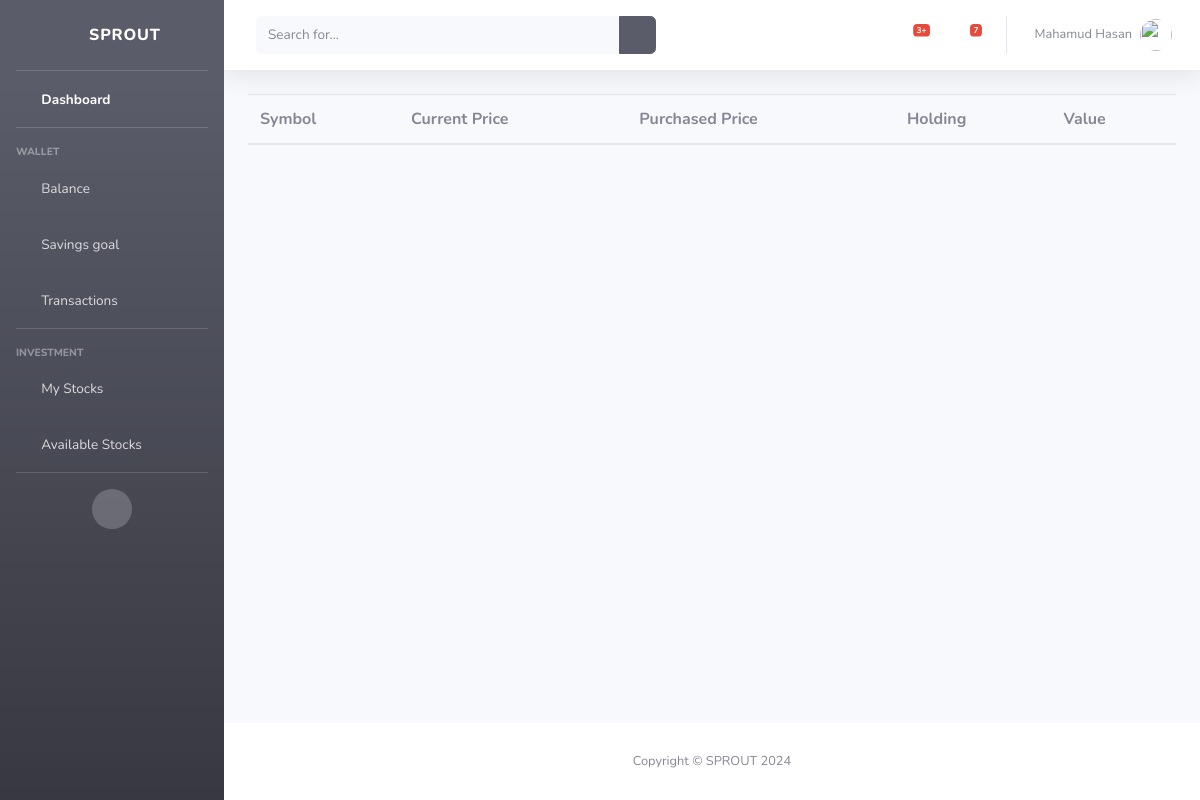
The app's page /stock/user_stocks/ (signed in), older data.
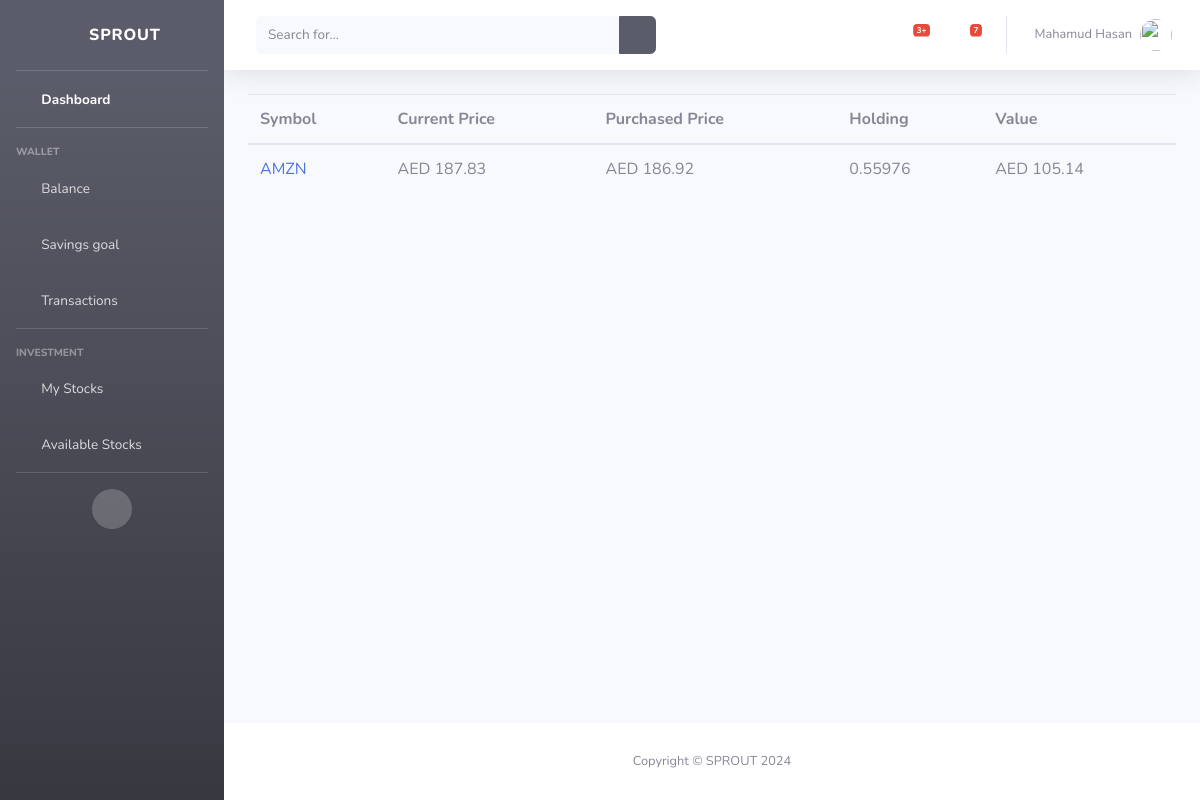
The same page, newer data.
### stock/models.py (models this page shows, shortened)
class Investment(models.Model):
    user = models.ForeignKey(User, on_delete=models.CASCADE)
    stock_symbol = models.OneToOneField(Stock, on_delete=models.CASCADE)
    shares = models.DecimalField(max_digits=10, decimal_places=5)
    purchase_price = models.DecimalField(max_digits=10, decimal_places=2)
    invested_amount = models.DecimalField(max_digits=10, decimal_places=2)
    purchase_date = models.DateTimeField(auto_now_add=True)
    @property
    def get_shares_value(self):
        return f"{self.shares * self.stock_symbol.current_price:.2f}"

class Stock(models.Model):
    symbol = models.CharField(max_length=10, unique=True)
    name = models.CharField(max_length=100)
    current_price = models.DecimalField(max_digits=10, decimal_places=2)
    daily_high = models.DecimalField(max_digits=10, decimal_places=2)
    daily_low = models.DecimalField(max_digits=10, decimal_places=2)
    previous_close = models.DecimalField(max_digits=10, decimal_places=2)
    updated_at = models.DateTimeField(auto_now=True)
    def __str__(self):
        return self.symbol

### stock/views.py (the view)
# urls.py: path('user_stocks/', views.user_stocks, name='user_stocks'),
def user_stocks(request):
    return render(request, 'stock/user_stocks.html')

### accounts/models.py (called while the page is built)
    def name(self):
        return f"{self.user.first_name} {self.user.last_name}"

    def __str__(self):
        return self.name()

### templates/stock/user_stocks.html
{% extends 'base.html' %}
{% block content %}
    {% if user.investment_set %}
         <table class="table">
                <thead>
                <tr>
                    <th>Symbol</th>
                    <th>Current Price</th>
                    <th>Purchased Price</th>
                    <th>Holding</th>
                    <th>Value</th>
                </tr>
                </thead>
                <tbody>
                {% for item in user.investment_set.all %}
                    {% if not item.shares == 0 %}
                    <tr>
                        <td><a href="{% url 'stock:stock_chart' item.stock_symbol %}">{{ item.stock_symbol }}</a></td>
                        <td>AED {{ item.stock_symbol.current_price }}</td>
                        <td>AED {{ item.purchase_price }}</td>
                        <td> {{ item.shares }}</td>
                        <td>AED {{ item.get_shares_value }}</td>
                    </tr>
                    {% endif %}
                {% endfor %}
                </tbody>
            </table>
    {% else %}
        <div class="alert alert-danger text-center">
            You do not have any stocks yet.
        </div>
    {% endif %}
{% endblock %}

Row changes from the older to the newer data that the page shows:
added Investment: stock_symbol "AMZN", stock_symbol.current_price "187.83", purchase_price "186.92", shares "0.55976", get_shares_value "105.14"
